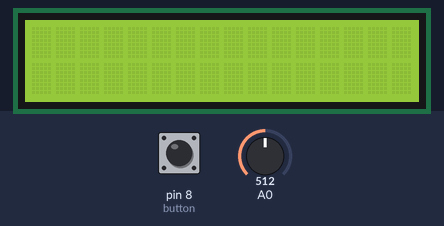
A sketch run on a simulated Arduino Uno, built with avr-gcc and run on an emulated ATmega328P. On the bench: 16×2 character LCD. The inputs (shaded band) are chosen by the test bench; at power-on: pin 8 (button) LOW, A0 = 512.

Above: at 1.2 s.
1.3 s: pin 8 (button) pulled HIGH for 0.15 s
At 1.37 s:
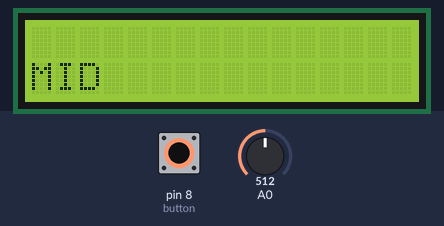
2.9 s: pin 8 (button) pulled HIGH for 3.2 s
Timing chart, 0 to 5.9 s (numbered marks = the images above; inputs shaded):
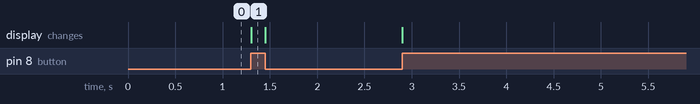

Measured:
- after the input at 1.3 s, the display: changes at once (image 1)

The sketch:

sketch_may18a.ino
```cpp
/*
SparkFun Inventor's Kit
Example sketch 15


LIQUID CRYSTAL DISPLAY (LCD)

  A Liquid Crystal Display (LCD) is a sophisticated module
  that can be used to display text or numeric data. The display
  included in your SIK features two lines of 16 characters, and
  a backlight so it can be used at night.

  If you've been using the Serial Monitor to output data,
  you'll find that a LCD provides many of the same benefits
  without needing to drag a large computer around.

  This sketch will show you how to connect an LCD to your Arduino
  and display any data you wish.

Hardware connections:

  The LCD has a 16-pin male header attached to it along the top
  edge. Pin 1 is the pin closest to the corner of the LCD.
  Pin 16 is the pin closest to the center of the LCD.

  Plug the LCD into your breadboard.

  As usual, you will want to connect the + and - power rails
  on the side of the breadboard to 5V and GND on your Arduino.

  Plug your 10K potentiometer into three unused rows on your
  breadboard. Connect one side of the potentiometer to 5V,
  and the other side to GND (it doesn't matter which). When you
  run this sketch, you'll use the potentiometer to adjust the
  contrast of the LCD so you can see the display.

  Now connect the LCD pins. Remember that pin 1 on the LCD
  is the one closest to the corner. Start there and work your
  way up.

  1 to GND
  2 to 5V
  3 to the center pin on the potentiometer
  4 to Arduino digital pin 12
  5 to GND
  6 to Arduino digital pin 11
  7 (no connection)
  8 (no connection)
  9 (no connection)
  10 (no connection)
  11 to Arduino  digital pin 5
  12 to Arduino  digital pin 4
  13 to Arduino  digital pin 3
  14 to Arduino  digital pin 2
  15 to 5V
  16 to GND

  Once everything is connected, load this sketch into the
  Arduino, and adjust the potentiometer until the display
  is clear.

Library

  The LCD has a chip built into it that controls all the
  individual dots that make up the display, and obeys commands
  sent to it by the the Arduino. The chip knows the dot patterns
  that make up all the text characters, saving you a lot of work.

  To communicate with this chip, we'll use the LiquidCrystal
  library, which is one of the standard libraries that comes
  with the Arduino. This library does most of the hard work
  of interfacing to the LCD; all you need to pick a location
  on the display and send your data!

Tips

  The LCD comes with a protective film over the display that
  you can peel off (but be careful of the display surface as
  it scratches easily).

  The LCD has a backlight that will light up when you turn on
  your Arduino. If the backlight doesn't turn on, check your
  connections.

  As we said above, the potentiometer adjusts the contrast of
  the display. If you can't see anything when you run the sketch,
  turn the potentiometer's knob until the text is clear.

This sketch was written by SparkFun Electronics,
with lots of help from the Arduino community.
This code is completely free for any use.
Visit https://www.sparkfun.com/products/12060 for SIK information.
Visit http://www.arduino.cc to learn about the Arduino.

Version 1.0 2/2013 MDG
*/

// Load the LiquidCrystal library, which will give us
// commands to interface to the LCD:

#include <LiquidCrystal.h>

// Initialize the library with the pins we're using.
// (Note that you can use different pins if needed.)
// See http://arduino.cc/en/Reference/LiquidCrystal
// for more information:

LiquidCrystal lcd(12,11,5,4,3,2);

const int button=8;
int buttonState = 0;

void setup()
{
  // The LiquidCrystal library can be used with many different
  // LCD sizes. We're using one that's 2 lines of 16 characters,
  // so we'll inform the library of that:

  pinMode(button, INPUT);
  lcd.begin(16, 2);

  // Data sent to the display will stay there until it's
  // overwritten or power is removed. This can be a problem
  // when you upload a new sketch to the Arduino but old data
  // remains on the display. Let's clear the LCD using the
  // clear() command from the LiquidCrystal library:

  lcd.clear();

  // Now we'll display a message on the LCD!

  // Just as with the Arduino IDE, there's a cursor that
  // determines where the data you type will appear. By default,
  // this cursor is invisible, though you can make it visible
  // with other library commands if you wish.

  // When the display powers up, the invisible cursor starts
  // on the top row and first column.

 // lcd.print("31 69");

  // Adjusting the contrast (IMPORTANT!)

  // When you run the sketch for the first time, there's a
  // very good chance you won't see anything on the LCD display.
  // This is because the contrast likely won't be set correctly.
  // Don't worry, it's easy to set, and once you set it you won't
  // need to change it again.

  // Run the sketch, then turn the potentiometer until you can
  // clearly see the "hello, world!" text. If you still can't
  // see anything, check all of your connections, and ensure that
  // the sketch was successfully uploaded to the Arduino.
}

void loop()
{

lcd.setCursor(0,1);
 int analogValue = analogRead(A0);
  buttonState = digitalRead(button);

  if (buttonState == HIGH){
  if(400 < analogValue && analogValue < 800){
    lcd.print("MID ");
  } else if (analogValue <= 400){
    lcd.print("LOW ");
  } else if (800 <= analogValue) {
    lcd.print("HIGH");
  }
  } else{
    lcd.clear();

  }


  // You can move the invisible cursor to any location on the
  // LCD before sending data. Counting starts from 0, so the top
  // line is line 0 and the bottom line is line 1. Columns range
  // from 0 on the left side, to 15 on the right.

  // In additon to the "hello, world!" printed above, let's
  // display a running count of the seconds since the Arduino
  // was last reset. Note that the data you send to the display
  // will stay there unless you erase it by overwriting it or
  // sending a lcd.clear() command.

  // Here we'll set the invisible cursor to the first column
  // (column 0) of the second line (line 1):


  // Now we'll print the number of seconds (millis() / 1000)
  // since the Arduino last reset:


  // TIP: Since the numeric data we're sending is always growing
  // in length, new values will always overwrite the previous ones.
  // However, if you want to display varying or decreasing numbers
  // like a countdown, you'll find that the display will leave
  // "orphan" characters when the new value is shorter than the
  // old one.

  // To prevent this, you'll need to erase the old number before
  // writing the new one. You can do this by overwriting the
  // last number with spaces. If you erase the old number and
  // immediately write the new one, the momentary erase won't
  // be noticeable. Here's a typical sequence of code:

  // lcd.setCursor(0,1);   // Set the cursor to the position
  // lcd.print("       "); // Erase the largest possible number
  // lcd.setCursor(0,1);   // Reset the cursor to the original position
  // lcd.print(millis()/1000); // Print our value

  // NEXT STEPS:

  // Now you know the basics of hooking up an LCD to the Arduino,
  // and sending text and numeric data to the display!

  // The LCD library has many commands for turning the
  // cursor on and off, scrolling the screen, etc. See:
  // http://arduino.cc/en/Reference/LiquidCrystal
  // for more information.

  // Arduino also comes with a number of built-in examples
  // showing off the features of the LiquidCrystal library.
  // These are locted in the file/examples/LiquidCrystal menu.

  // Have fun, and let us know what you create!
  // Your friends at SparkFun.
}
```
